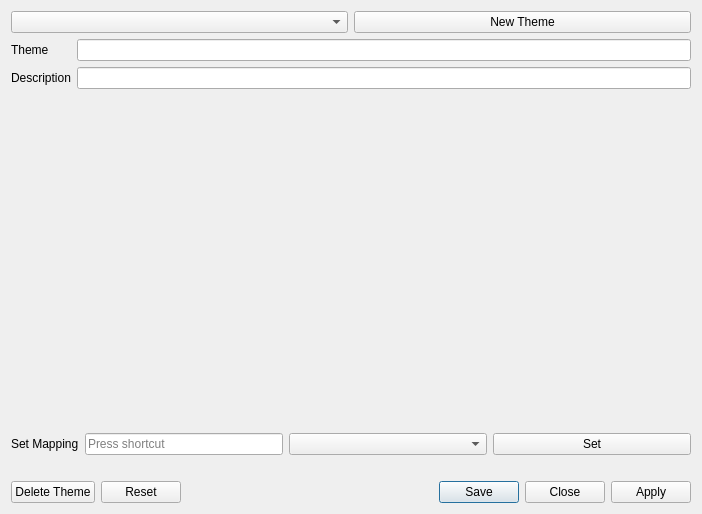
<?xml version="1.0" encoding="UTF-8"?>
<ui version="4.0">
 <class>KeyboardTheme</class>
 <widget class="QDialog" name="KeyboardTheme">
  <property name="geometry">
   <rect>
    <x>0</x>
    <y>0</y>
    <width>702</width>
    <height>514</height>
   </rect>
  </property>
  <property name="windowTitle">
   <string>Keyboard Themes</string>
  </property>
  <layout class="QVBoxLayout" name="verticalLayout">
   <item>
    <layout class="QHBoxLayout" name="horizontalLayout_2">
     <item>
      <widget class="QComboBox" name="keyboardThemes"/>
     </item>
     <item>
      <widget class="QPushButton" name="newThemeButton">
       <property name="text">
        <string>New Theme</string>
       </property>
      </widget>
     </item>
    </layout>
   </item>
   <item>
    <layout class="QFormLayout" name="formLayout">
     <item row="0" column="0">
      <widget class="QLabel" name="label_2">
       <property name="text">
        <string>Theme</string>
       </property>
      </widget>
     </item>
     <item row="0" column="1">
      <widget class="QLineEdit" name="themeNameEdit">
       <property name="readOnly">
        <bool>true</bool>
       </property>
      </widget>
     </item>
     <item row="1" column="0">
      <widget class="QLabel" name="label">
       <property name="text">
        <string>Description</string>
       </property>
      </widget>
     </item>
     <item row="1" column="1">
      <widget class="QLineEdit" name="themeDescriptionEdit">
       <property name="readOnly">
        <bool>true</bool>
       </property>
      </widget>
     </item>
    </layout>
   </item>
   <item>
    <widget class="KeyboardMapWidget" name="KeyboardMap" native="true">
     <property name="sizePolicy">
      <sizepolicy hsizetype="Expanding" vsizetype="Expanding">
       <horstretch>0</horstretch>
       <verstretch>0</verstretch>
      </sizepolicy>
     </property>
    </widget>
   </item>
   <item>
    <layout class="QHBoxLayout" name="horizontalLayout">
     <item>
      <widget class="QLabel" name="label_23">
       <property name="text">
        <string>Set Mapping</string>
       </property>
      </widget>
     </item>
     <item>
      <widget class="QKeySequenceEdit" name="keySequenceEdit">
       <property name="enabled">
        <bool>true</bool>
       </property>
       <property name="sizePolicy">
        <sizepolicy hsizetype="Expanding" vsizetype="Fixed">
         <horstretch>1</horstretch>
         <verstretch>0</verstretch>
        </sizepolicy>
       </property>
      </widget>
     </item>
     <item>
      <widget class="QComboBox" name="KeyboardFunctionList">
       <property name="sizePolicy">
        <sizepolicy hsizetype="Preferred" vsizetype="Fixed">
         <horstretch>1</horstretch>
         <verstretch>0</verstretch>
        </sizepolicy>
       </property>
      </widget>
     </item>
     <item>
      <widget class="QPushButton" name="setKeyboardMap">
       <property name="sizePolicy">
        <sizepolicy hsizetype="Minimum" vsizetype="Fixed">
         <horstretch>1</horstretch>
         <verstretch>0</verstretch>
        </sizepolicy>
       </property>
       <property name="text">
        <string>Set</string>
       </property>
      </widget>
     </item>
    </layout>
   </item>
   <item>
    <widget class="QLabel" name="message">
     <property name="text">
      <string/>
     </property>
    </widget>
   </item>
   <item>
    <layout class="QHBoxLayout" name="horizontalLayout_3">
     <item>
      <widget class="QPushButton" name="deleteThemeButton">
       <property name="text">
        <string>Delete Theme</string>
       </property>
      </widget>
     </item>
     <item>
      <widget class="QDialogButtonBox" name="buttonBox">
       <property name="orientation">
        <enum>Qt::Horizontal</enum>
       </property>
       <property name="standardButtons">
        <set>QDialogButtonBox::Apply|QDialogButtonBox::Close|QDialogButtonBox::Reset|QDialogButtonBox::Save</set>
       </property>
      </widget>
     </item>
    </layout>
   </item>
  </layout>
 </widget>
 <customwidgets>
  <customwidget>
   <class>KeyboardMapWidget</class>
   <extends>QWidget</extends>
   <header>Preferences/KeyboardMapWidget.h</header>
   <container>1</container>
  </customwidget>
 </customwidgets>
 <resources/>
 <connections/>
 <slots>
  <slot>addTheme()</slot>
  <slot>deleteTheme()</slot>
  <slot>themeChanged(int)</slot>
  <slot>truncateShortcut()</slot>
  <slot>setKey()</slot>
 </slots>
</ui>
